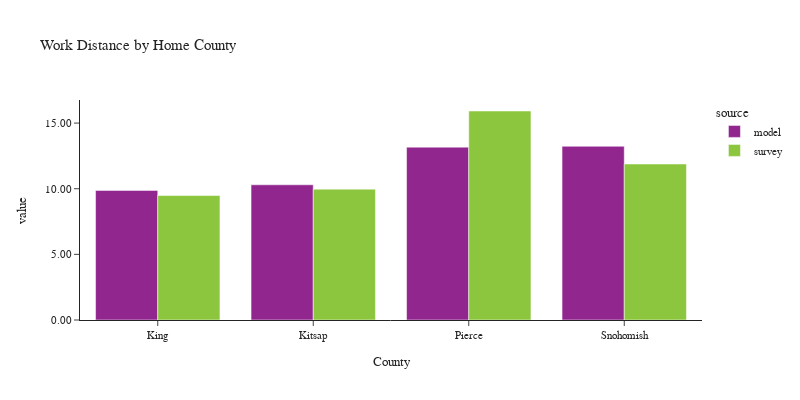

The notebook cell this image was saved under:
### Code cell
plot_work_location(df_workers, 'CountyName_home', 'Home County', 'County')

### Figure 1 — Plotly figure (JSON) as saved in the notebook; plotly's stock layout.template omitted (floating-point values rounded to 4 significant figures)
{"data": [{"alignmentgroup": "True", "customdata": [[1225443], [121844], [402215], [416230]], "hovertemplate": "source=model<br>CountyName_home=%{x}<br>value=%{y}<br>sample count=%{customdata[0]}<extra></extra>", "legendgroup": "model", "marker": {"color": "#91268F", "pattern": {"shape": ""}}, "name": "model", "offsetgroup": "model", "orientation": "v", "showlegend": true, "textposition": "auto", "type": "bar", "x": ["King", "Kitsap", "Pierce", "Snohomish"], "xaxis": "x", "y": [9.873, 10.3, 13.17, 13.23], "yaxis": "y"}, {"alignmentgroup": "True", "customdata": [[1157], [79], [162], [194]], "hovertemplate": "source=survey<br>CountyName_home=%{x}<br>value=%{y}<br>sample count=%{customdata[0]}<extra></extra>", "legendgroup": "survey", "marker": {"color": "#8CC63E", "pattern": {"shape": ""}}, "name": "survey", "offsetgroup": "survey", "orientation": "v", "showlegend": true, "textposition": "auto", "type": "bar", "x": ["King", "Kitsap", "Pierce", "Snohomish"], "xaxis": "x", "y": [9.481, 9.966, 15.92, 11.88], "yaxis": "y"}], "layout": {"barmode": "group", "font": {"size": 11}, "height": 400, "legend": {"title": {"text": "source"}, "tracegroupgap": 0}, "title": {"text": "Work Distance by Home County"}, "width": 800, "xaxis": {"anchor": "y", "domain": [0.0, 1.0], "title": {"text": "County"}}, "yaxis": {"anchor": "x", "domain": [0.0, 1.0], "tickformat": ".2f", "title": {"text": "value"}}}}
